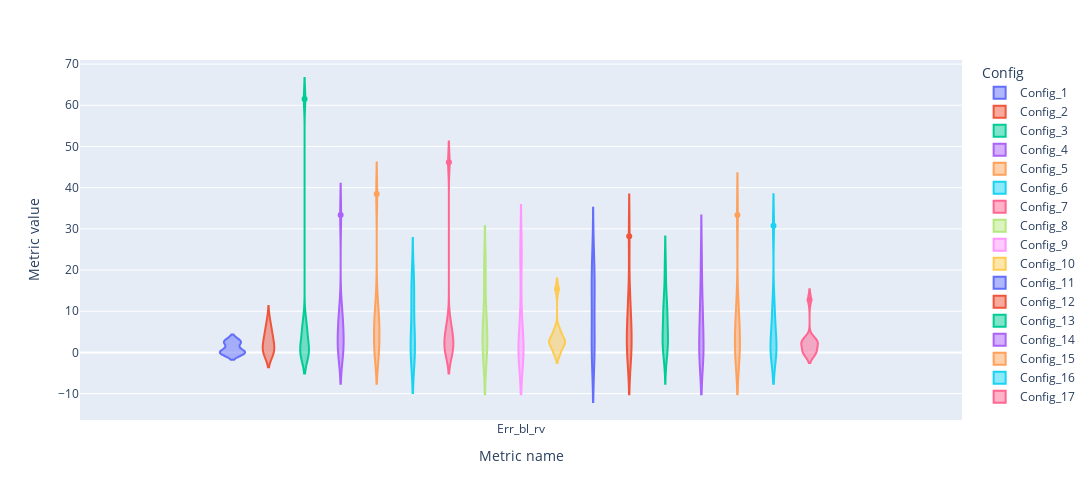

The notebook cell saved with this chart:
### Markdown cell above
### Blue river

### Code cell
fig = px.violin(bl_rv, y='Metric value', x='Metric name', color='Config', box=False, height=500, width=1200)
fig.show()

### Figure 1 — Plotly figure (JSON) as saved in the notebook; plotly's stock layout.template omitted (floating-point values rounded to 4 significant figures)
{"data": [{"alignmentgroup": "True", "box": {"visible": false}, "hovertemplate": "Config=Config_1<br>Metric name=%{x}<br>Metric value=%{y}<extra></extra>", "legendgroup": "Config_1", "marker": {"color": "#636efa"}, "name": "Config_1", "offsetgroup": "Config_1", "orientation": "v", "scalegroup": "True", "showlegend": true, "type": "violin", "x": ["Err_bl_rv", "Err_bl_rv", "Err_bl_rv", "Err_bl_rv", "Err_bl_rv", "Err_bl_rv", "Err_bl_rv", "Err_bl_rv", "Err_bl_rv", "Err_bl_rv"], "x0": " ", "xaxis": "x", "y": [0, 2.564, 0, 2.564, 2.564, 0, 0, 0, 2.564, 0], "y0": " ", "yaxis": "y"}, {"alignmentgroup": "True", "box": {"visible": false}, "hovertemplate": "Config=Config_2<br>Metric name=%{x}<br>Metric value=%{y}<extra></extra>", "legendgroup": "Config_2", "marker": {"color": "#EF553B"}, "name": "Config_2", "offsetgroup": "Config_2", "orientation": "v", "scalegroup": "True", "showlegend": true, "type": "violin", "x": ["Err_bl_rv", "Err_bl_rv", "Err_bl_rv", "Err_bl_rv", "Err_bl_rv", "Err_bl_rv", "Err_bl_rv", "Err_bl_rv", "Err_bl_rv", "Err_bl_rv"], "x0": " ", "xaxis": "x", "y": [2.564, 0, 0, 5.128, 2.564, 0, 5.128, 7.692, 2.564, 0], "y0": " ", "yaxis": "y"}, {"alignmentgroup": "True", "box": {"visible": false}, "hovertemplate": "Config=Config_3<br>Metric name=%{x}<br>Metric value=%{y}<extra></extra>", "legendgroup": "Config_3", "marker": {"color": "#00cc96"}, "name": "Config_3", "offsetgroup": "Config_3", "orientation": "v", "scalegroup": "True", "showlegend": true, "type": "violin", "x": ["Err_bl_rv", "Err_bl_rv", "Err_bl_rv", "Err_bl_rv", "Err_bl_rv", "Err_bl_rv", "Err_bl_rv", "Err_bl_rv", "Err_bl_rv", "Err_bl_rv"], "x0": " ", "xaxis": "x", "y": [0, 5.128, 0, 61.54, 5.128, 7.692, 0, 0, 0, 2.564], "y0": " ", "yaxis": "y"}, {"alignmentgroup": "True", "box": {"visible": false}, "hovertemplate": "Config=Config_4<br>Metric name=%{x}<br>Metric value=%{y}<extra></extra>", "legendgroup": "Config_4", "marker": {"color": "#ab63fa"}, "name": "Config_4", "offsetgroup": "Config_4", "orientation": "v", "scalegroup": "True", "showlegend": true, "type": "violin", "x": ["Err_bl_rv", "Err_bl_rv", "Err_bl_rv", "Err_bl_rv", "Err_bl_rv", "Err_bl_rv", "Err_bl_rv", "Err_bl_rv", "Err_bl_rv", "Err_bl_rv"], "x0": " ", "xaxis": "x", "y": [0, 7.692, 7.692, 33.33, 0, 0, 2.564, 10.26, 5.128, 2.564], "y0": " ", "yaxis": "y"}, {"alignmentgroup": "True", "box": {"visible": false}, "hovertemplate": "Config=Config_5<br>Metric name=%{x}<br>Metric value=%{y}<extra></extra>", "legendgroup": "Config_5", "marker": {"color": "#FFA15A"}, "name": "Config_5", "offsetgroup": "Config_5", "orientation": "v", "scalegroup": "True", "showlegend": true, "type": "violin", "x": ["Err_bl_rv", "Err_bl_rv", "Err_bl_rv", "Err_bl_rv", "Err_bl_rv", "Err_bl_rv", "Err_bl_rv", "Err_bl_rv", "Err_bl_rv", "Err_bl_rv"], "x0": " ", "xaxis": "x", "y": [7.692, 2.564, 7.692, 38.46, 0, 12.82, 0, 5.128, 7.692, 0], "y0": " ", "yaxis": "y"}, {"alignmentgroup": "True", "box": {"visible": false}, "hovertemplate": "Config=Config_6<br>Metric name=%{x}<br>Metric value=%{y}<extra></extra>", "legendgroup": "Config_6", "marker": {"color": "#19d3f3"}, "name": "Config_6", "offsetgroup": "Config_6", "orientation": "v", "scalegroup": "True", "showlegend": true, "type": "violin", "x": ["Err_bl_rv", "Err_bl_rv", "Err_bl_rv", "Err_bl_rv", "Err_bl_rv", "Err_bl_rv", "Err_bl_rv", "Err_bl_rv", "Err_bl_rv", "Err_bl_rv"], "x0": " ", "xaxis": "x", "y": [10.26, 15.38, 17.95, 0, 5.128, 0, 15.38, 0, 2.564, 0], "y0": " ", "yaxis": "y"}, {"alignmentgroup": "True", "box": {"visible": false}, "hovertemplate": "Config=Config_7<br>Metric name=%{x}<br>Metric value=%{y}<extra></extra>", "legendgroup": "Config_7", "marker": {"color": "#FF6692"}, "name": "Config_7", "offsetgroup": "Config_7", "orientation": "v", "scalegroup": "True", "showlegend": true, "type": "violin", "x": ["Err_bl_rv", "Err_bl_rv", "Err_bl_rv", "Err_bl_rv", "Err_bl_rv", "Err_bl_rv", "Err_bl_rv", "Err_bl_rv", "Err_bl_rv", "Err_bl_rv"], "x0": " ", "xaxis": "x", "y": [5.128, 0, 5.128, 2.564, 0, 2.564, 46.15, 0, 2.564, 7.692], "y0": " ", "yaxis": "y"}, {"alignmentgroup": "True", "box": {"visible": false}, "hovertemplate": "Config=Config_8<br>Metric name=%{x}<br>Metric value=%{y}<extra></extra>", "legendgroup": "Config_8", "marker": {"color": "#B6E880"}, "name": "Config_8", "offsetgroup": "Config_8", "orientation": "v", "scalegroup": "True", "showlegend": true, "type": "violin", "x": ["Err_bl_rv", "Err_bl_rv", "Err_bl_rv", "Err_bl_rv", "Err_bl_rv", "Err_bl_rv", "Err_bl_rv", "Err_bl_rv", "Err_bl_rv", "Err_bl_rv"], "x0": " ", "xaxis": "x", "y": [20.51, 5.128, 5.128, 0, 10.26, 2.564, 5.128, 20.51, 0, 0], "y0": " ", "yaxis": "y"}, {"alignmentgroup": "True", "box": {"visible": false}, "hovertemplate": "Config=Config_9<br>Metric name=%{x}<br>Metric value=%{y}<extra></extra>", "legendgroup": "Config_9", "marker": {"color": "#FF97FF"}, "name": "Config_9", "offsetgroup": "Config_9", "orientation": "v", "scalegroup": "True", "showlegend": true, "type": "violin", "x": ["Err_bl_rv", "Err_bl_rv", "Err_bl_rv", "Err_bl_rv", "Err_bl_rv", "Err_bl_rv", "Err_bl_rv", "Err_bl_rv", "Err_bl_rv", "Err_bl_rv"], "x0": " ", "xaxis": "x", "y": [2.564, 2.564, 0, 0, 0, 10.26, 25.64, 0, 23.08, 0], "y0": " ", "yaxis": "y"}, {"alignmentgroup": "True", "box": {"visible": false}, "hovertemplate": "Config=Config_10<br>Metric name=%{x}<br>Metric value=%{y}<extra></extra>", "legendgroup": "Config_10", "marker": {"color": "#FECB52"}, "name": "Config_10", "offsetgroup": "Config_10", "orientation": "v", "scalegroup": "True", "showlegend": true, "type": "violin", "x": ["Err_bl_rv", "Err_bl_rv", "Err_bl_rv", "Err_bl_rv", "Err_bl_rv", "Err_bl_rv", "Err_bl_rv", "Err_bl_rv", "Err_bl_rv", "Err_bl_rv"], "x0": " ", "xaxis": "x", "y": [15.38, 2.564, 2.564, 5.128, 0, 0, 2.564, 2.564, 5.128, 2.564], "y0": " ", "yaxis": "y"}, {"alignmentgroup": "True", "box": {"visible": false}, "hovertemplate": "Config=Config_11<br>Metric name=%{x}<br>Metric value=%{y}<extra></extra>", "legendgroup": "Config_11", "marker": {"color": "#636efa"}, "name": "Config_11", "offsetgroup": "Config_11", "orientation": "v", "scalegroup": "True", "showlegend": true, "type": "violin", "x": ["Err_bl_rv", "Err_bl_rv", "Err_bl_rv", "Err_bl_rv", "Err_bl_rv", "Err_bl_rv", "Err_bl_rv", "Err_bl_rv", "Err_bl_rv", "Err_bl_rv"], "x0": " ", "xaxis": "x", "y": [15.38, 15.38, 7.692, 0, 0, 15.38, 0, 20.51, 23.08, 2.564], "y0": " ", "yaxis": "y"}, {"alignmentgroup": "True", "box": {"visible": false}, "hovertemplate": "Config=Config_12<br>Metric name=%{x}<br>Metric value=%{y}<extra></extra>", "legendgroup": "Config_12", "marker": {"color": "#EF553B"}, "name": "Config_12", "offsetgroup": "Config_12", "orientation": "v", "scalegroup": "True", "showlegend": true, "type": "violin", "x": ["Err_bl_rv", "Err_bl_rv", "Err_bl_rv", "Err_bl_rv", "Err_bl_rv", "Err_bl_rv", "Err_bl_rv", "Err_bl_rv", "Err_bl_rv", "Err_bl_rv"], "x0": " ", "xaxis": "x", "y": [12.82, 10.26, 2.564, 0, 0, 2.564, 0, 5.128, 7.692, 28.21], "y0": " ", "yaxis": "y"}, {"alignmentgroup": "True", "box": {"visible": false}, "hovertemplate": "Config=Config_13<br>Metric name=%{x}<br>Metric value=%{y}<extra></extra>", "legendgroup": "Config_13", "marker": {"color": "#00cc96"}, "name": "Config_13", "offsetgroup": "Config_13", "orientation": "v", "scalegroup": "True", "showlegend": true, "type": "violin", "x": ["Err_bl_rv", "Err_bl_rv", "Err_bl_rv", "Err_bl_rv", "Err_bl_rv", "Err_bl_rv", "Err_bl_rv", "Err_bl_rv", "Err_bl_rv", "Err_bl_rv"], "x0": " ", "xaxis": "x", "y": [20.51, 10.26, 10.26, 12.82, 2.564, 7.692, 2.564, 2.564, 0, 2.564], "y0": " ", "yaxis": "y"}, {"alignmentgroup": "True", "box": {"visible": false}, "hovertemplate": "Config=Config_14<br>Metric name=%{x}<br>Metric value=%{y}<extra></extra>", "legendgroup": "Config_14", "marker": {"color": "#ab63fa"}, "name": "Config_14", "offsetgroup": "Config_14", "orientation": "v", "scalegroup": "True", "showlegend": true, "type": "violin", "x": ["Err_bl_rv", "Err_bl_rv", "Err_bl_rv", "Err_bl_rv", "Err_bl_rv", "Err_bl_rv", "Err_bl_rv", "Err_bl_rv", "Err_bl_rv", "Err_bl_rv"], "x0": " ", "xaxis": "x", "y": [15.38, 23.08, 7.692, 0, 10.26, 0, 7.692, 0, 0, 0], "y0": " ", "yaxis": "y"}, {"alignmentgroup": "True", "box": {"visible": false}, "hovertemplate": "Config=Config_15<br>Metric name=%{x}<br>Metric value=%{y}<extra></extra>", "legendgroup": "Config_15", "marker": {"color": "#FFA15A"}, "name": "Config_15", "offsetgroup": "Config_15", "orientation": "v", "scalegroup": "True", "showlegend": true, "type": "violin", "x": ["Err_bl_rv", "Err_bl_rv", "Err_bl_rv", "Err_bl_rv", "Err_bl_rv", "Err_bl_rv", "Err_bl_rv", "Err_bl_rv", "Err_bl_rv", "Err_bl_rv"], "x0": " ", "xaxis": "x", "y": [2.564, 0, 5.128, 0, 10.26, 5.128, 33.33, 0, 10.26, 0], "y0": " ", "yaxis": "y"}, {"alignmentgroup": "True", "box": {"visible": false}, "hovertemplate": "Config=Config_16<br>Metric name=%{x}<br>Metric value=%{y}<extra></extra>", "legendgroup": "Config_16", "marker": {"color": "#19d3f3"}, "name": "Config_16", "offsetgroup": "Config_16", "orientation": "v", "scalegroup": "True", "showlegend": true, "type": "violin", "x": ["Err_bl_rv", "Err_bl_rv", "Err_bl_rv", "Err_bl_rv", "Err_bl_rv", "Err_bl_rv", "Err_bl_rv", "Err_bl_rv", "Err_bl_rv", "Err_bl_rv"], "x0": " ", "xaxis": "x", "y": [2.564, 7.692, 12.82, 0, 7.692, 0, 0, 0, 2.564, 30.77], "y0": " ", "yaxis": "y"}, {"alignmentgroup": "True", "box": {"visible": false}, "hovertemplate": "Config=Config_17<br>Metric name=%{x}<br>Metric value=%{y}<extra></extra>", "legendgroup": "Config_17", "marker": {"color": "#FF6692"}, "name": "Config_17", "offsetgroup": "Config_17", "orientation": "v", "scalegroup": "True", "showlegend": true, "type": "violin", "x": ["Err_bl_rv", "Err_bl_rv", "Err_bl_rv", "Err_bl_rv", "Err_bl_rv", "Err_bl_rv", "Err_bl_rv", "Err_bl_rv", "Err_bl_rv", "Err_bl_rv"], "x0": " ", "xaxis": "x", "y": [2.564, 0, 0, 2.564, 0, 0, 2.564, 2.564, 2.564, 12.82], "y0": " ", "yaxis": "y"}], "layout": {"height": 500, "legend": {"title": {"text": "Config"}, "tracegroupgap": 0}, "margin": {"t": 60}, "violinmode": "group", "width": 1200, "xaxis": {"anchor": "y", "domain": [0, 1], "title": {"text": "Metric name"}}, "yaxis": {"anchor": "x", "domain": [0, 1], "title": {"text": "Metric value"}}}}
